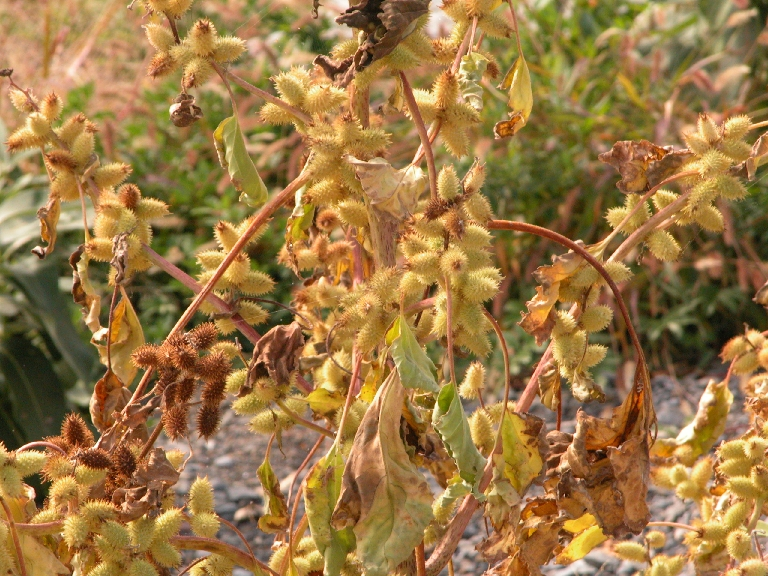
#> input picture advanced_computational_neuroscience/Bert Kappen/Week 2 Take Home/sampleMerry_0011_Lasalle.jpeg, 768 x 576 px, found by its file name
$ jupyter execute Sparse_coding.ipynb
#> lines starting #> are read from the running program, lines starting #| are printed output that depends on the picture
[cell 1]
import numpy as np
import matplotlib.pyplot as plt
from skimage import io, color

DATA = 'natural' # choose 'natural' or 'pixels'

if DATA == 'pixels':
    n1 = 16 # image size is n1 * n1
    N = 1500 # number of images
    n = n1**2
    x = np.zeros([N,n1,n1])
    y = np.random.rand(N,n)
    x = -np.log(y)
    x = np.reshape(x,[N,n1,n1])
    x /= np.max(x)
    lamda = 0.08

if DATA == 'natural':
    img = io.imread('/Users/samsuidman/Desktop/neurophysics/advanced_computational_neuroscience/Bert Kappen/Week 2 Take Home/sampleMerry_0011_Lasalle.jpeg')
#> img is the input picture: shape (576, 768, 3); mean R, G, B 155.1, 120.3, 68.8
    g = color.rgb2gray(img)
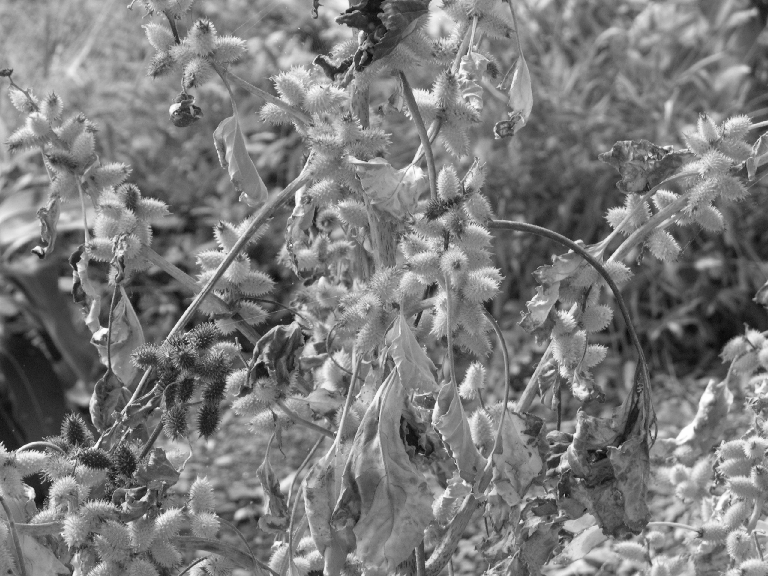
#> g: shape (576, 768) float64; min 0.037, max 0.999, mean 0.486
#     plt.imshow(g,cmap='gray')
#     plt.savefig('test.png')
    a1,a2 = g.shape
#> a1 = 576; a2 = 768
    k = 0
    n1 = 16
    n = n1**2
    N = int(a1*a2/n)
#> N = 1728
    x = np.zeros([N,n1,n1])
    for i in range(int(a1/n1)):
        for j in range(int(a2/n1)):
            x[k] = g[i*n1:(i+1)*n1,j*n1:(j+1)*n1]
            k += 1
#> after the loop, k = 1728
    x /= np.max(x)
    lamda = 0.16


I = x.reshape(N,n).copy() # reshape x to get I
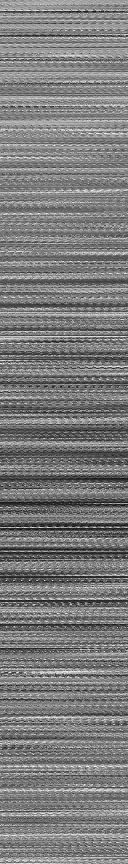
#> I: shape (1728, 256) float64 (shown at 1/2 size); min 0.037, max 1, mean 0.487
I -= np.mean(I,axis=0) # I[pictures,pixels]. Substract mean, such that sum of images for each pixel is zero
C0 = np.matmul(np.transpose(I),I)/N # C0[pixels,pixels]
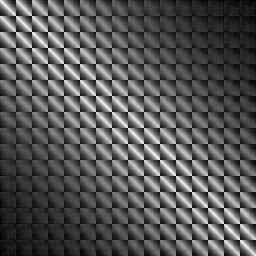
#> C0: shape (256, 256) float64; min 0.0084, max 0.0306, mean 0.016; drawn with min black and max white
w,v = np.linalg.eig(C0) # w[features] eigenvalues with orthonormal eigenvectors v[pixels,features]
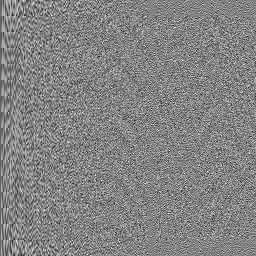
#> v: shape (256, 256) float64; min -0.265, max 0.248, mean -0.000232; drawn with min black and max white
#> w = 256 values, max 4.12 at index 0, min 0.000174 at index 148, mean 0.0292
K = 25 # amount of features
i_PCA = np.argsort(w)[-K:][::-1]
#> i_PCA = 25 values from 0 to 24
phi = np.transpose(v[:,i_PCA]) # phi[features,pixels]
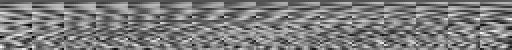
#> phi: shape (25, 256) float64 (shown 2 times larger); min -0.196, max 0.201, mean -0.00234; drawn with min black and max white
a_PCA = np.matmul(I,np.transpose(phi)) # a_PCA[pictures,features]
b = np.matmul(I,np.transpose(phi)) # b[pictures,features] = sum( I[pictures,pixels]*phi[features,pixels]^T )
C = np.matmul(phi,np.transpose(phi)) # C[features,features]
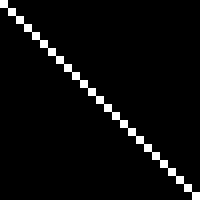
#> C: shape (25, 25) float64 (shown 8 times larger); min -3.53e-14, max 1, mean 0.04; drawn with min black and max white


lambdas = np.array([0,0.0001,0.001,0.01,0.03,0.05,0.08,0.1,0.14,0.16,0.20,0.3,0.5])
E1_array = np.zeros(len(lambdas))
E2_array = np.zeros(len(lambdas))
a_non_zero = np.zeros(len(lambdas))
for i,lamda in enumerate(lambdas):
    print("--------------------------------------------------------")
    print("λ=      ",lamda)
    a_sparse = np.where(np.abs(b)<=lamda,0,b-lamda*np.sign(b)) # a[pictures,features] # PROBLEM IS HERE!!!!!!! sign(b) SHOULD BE sign(a)
    En = 1/2*np.sum((I-np.matmul(a_sparse,phi))**2,axis=1) + lamda*np.sum(np.abs(a_sparse),axis=1)# calculate error En[pictures]
    E1 = 1/2*np.sum((I-np.matmul(a_sparse,phi))**2,axis=1)
    E2 = lamda*np.sum(np.abs(a_sparse),axis=1)
    E1_mean = np.mean(E1)
    E2_mean = np.mean(E2)
    E = np.mean(En) # mean error between pictures
    threshold_zero = 0.0001 # if a<error_zero then it is said to be zero
    print( "a not 0: " + str(round((np.sum(np.where(a_sparse>threshold_zero,1,0))/(N*K))*100,2)) + "%" )
    print("Error = ",round(E,2))
    print("   -preserve information",round(E1_mean/E*100,3),"%")
    print("   -sparseness of a     ",round(E2_mean/E*100,3),"%")
    print("--------------------------------------------------------")
    E1_array[i] = E1_mean/E
    E2_array[i] = E2_mean/E
    a_non_zero[i] = np.sum(np.where(a_sparse>threshold_zero,1,0))/(N*K)
#> this loop made 13 passes
#> (E1_mean, E2_mean, E) on passes 1 to 12: (0.239, 0, 0.239), (0.239, 0.000665, 0.24), (0.239, 0.00663, 0.246), (0.24, 0.0641, 0.305), (0.249, 0.179, 0.428), (0.265, 0.278, 0.543), (0.298, 0.404, 0.702), (0.325, 0.475, 0.8), (0.386, 0.593, 0.98), (0.419, 0.643, 1.06), (0.489, 0.727, 1.22), (0.667, 0.873, 1.54)
#> (printed output is left out)
#> after the loop, E1_array = [1, 0.997, 0.973, 0.79, 0.582, 0.488, 0.425, 0.406, 0.394, 0.395, 0.402, 0.433, 0.497]; E2_array = [0, 0.00277, 0.0269, 0.21, 0.418, 0.512, 0.575, 0.594, 0.606, 0.605, 0.598, 0.567, 0.503]; a_non_zero = [0.501, 0.5, 0.498, 0.474, 0.421, 0.373, 0.315, 0.284, 0.232, 0.211, 0.176, 0.115, 0.0625]

if DATA == 'natural':
    lamda = 0.14
if DATA == 'pixels':
    lamda = 0.05
a_sparse = np.where(np.abs(b)<=lamda,0,b-lamda*np.sign(b)) # a[pictures,features]
y_sparse,x_sparse = np.histogram(a_sparse,bins=40,density=True)
#> y_sparse = 40 values, max 2.52 at index 19, min 7.77e-05 at index 0, mean 0.0839; x_sparse = 41 values from -5.77 to 6.14
x_sparse = (x_sparse+np.mean(np.diff(x_sparse))/2)[:-1]
#> x_sparse = 40 values from -5.62 to 6
y_PCA,x_PCA = np.histogram(a_PCA,bins=40,density=True)
#> y_PCA = 40 values, max 1.82 at index 19, min 7.59e-05 at index 0, mean 0.082; x_PCA = 41 values from -5.91 to 6.28
x_PCA = (x_PCA+np.mean(np.diff(x_PCA))/2)[:-1]
#> x_PCA = 40 values from -5.76 to 6.13


# plot the data of 16x16 pixels
p = 12
fig,ax = plt.subplots(nrows=p,ncols=p)
for i in range(p):
    for j in range(p):
        if DATA == 'natural':
            ax[i][j].imshow(I[i*int(a2/16)+j,:].reshape(n1,n1),cmap='gray')
        else:
            ax[i][j].imshow(I[i*p+j,:].reshape(n1,n1),cmap='gray')
        ax[i][j].set_xticks([])
        ax[i][j].set_yticks([])
fig.subplots_adjust(wspace=0.1, hspace=0.2)
fig.colorbar(plt.cm.ScalarMappable(cmap='gray'),ax=ax)

# plot the histogram of a
fig,ax = plt.subplots()
ax.plot(x_sparse,y_sparse,label="sparse")
ax.plot(x_PCA,y_PCA,label="PCA")
ax.set_yscale("log")
ax.set_title("DATA='{}', λ={}".format(DATA,lamda))
ax.set_xlabel('a')
ax.set_ylabel('probability density')
ax.legend()

# plot for different lambda the error significance and nonzero a's
fig,ax = plt.subplots(ncols=1)
ax.plot(lambdas,np.ones(len(lambdas))*100,label="total error")
ax.plot(lambdas,E1_array*100,label='preserve information')
ax.plot(lambdas,E2_array*100,label='sparseness')
ax.plot(lambdas,a_non_zero*100,label="nonzero a's")
ax.vlines(lamda,ymin=0,ymax=100,color='black')
ax.set_xlim([-0.01,0.5])
ax.set_xticks([0,lamda,0.3,0.4,0.5])
ax.set_xlabel('λ')
ax.set_ylabel('%')
ax.set_title("DATA='{}'".format(DATA))
fig.legend(loc='upper right')
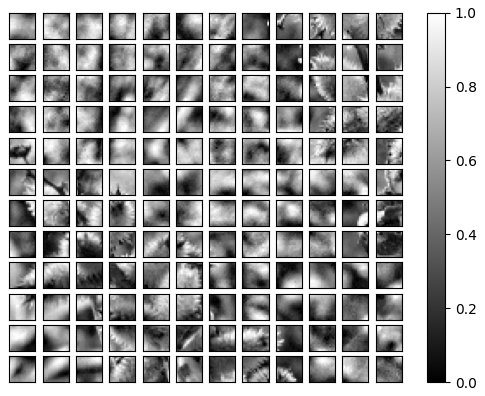
#> figure drawn by matplotlib, 145 panels
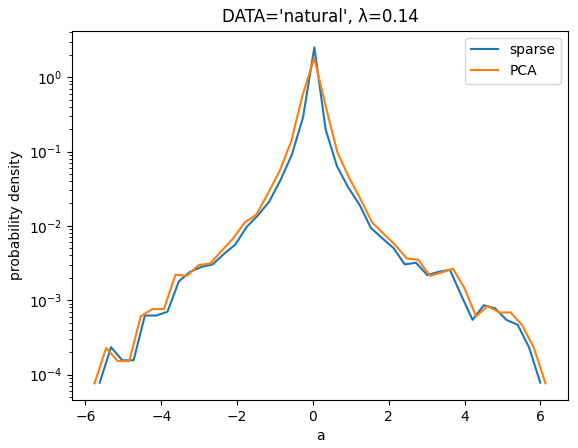
#> figure drawn by matplotlib, 1 panel; curve peaks at x = 0.0377, y = 2.52; curve peaks at x = 0.0342, y = 1.82
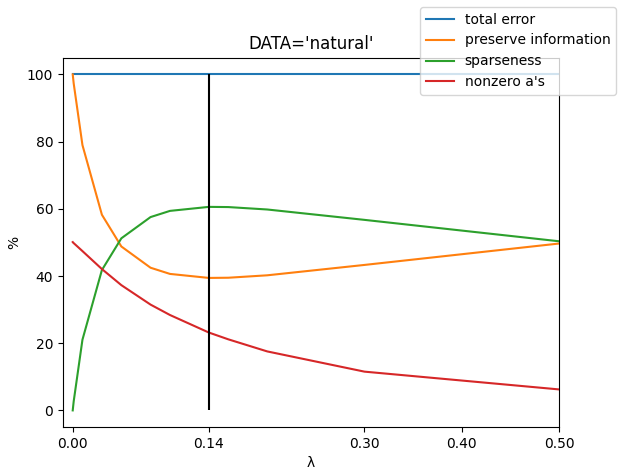
#> figure drawn by matplotlib, 1 panel; curve peaks at x = 0, y = 100; curve peaks at x = 0.14, y = 60.57
